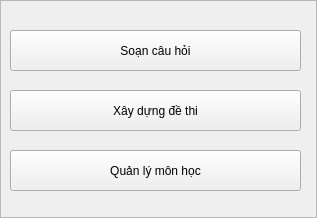
<?xml version="1.0" encoding="UTF-8"?>
<ui version="4.0">
 <class>Frame</class>
 <widget class="QFrame" name="Frame">
  <property name="geometry">
   <rect>
    <x>0</x>
    <y>0</y>
    <width>317</width>
    <height>218</height>
   </rect>
  </property>
  <property name="windowTitle">
   <string>Frame</string>
  </property>
  <property name="frameShape">
   <enum>QFrame::StyledPanel</enum>
  </property>
  <property name="frameShadow">
   <enum>QFrame::Raised</enum>
  </property>
  <widget class="QPushButton" name="soan_cau_hoi_button">
   <property name="geometry">
    <rect>
     <x>10</x>
     <y>30</y>
     <width>291</width>
     <height>41</height>
    </rect>
   </property>
   <property name="text">
    <string>Soạn câu hỏi</string>
   </property>
  </widget>
  <widget class="QPushButton" name="xay_dung_de_thi_button">
   <property name="geometry">
    <rect>
     <x>10</x>
     <y>90</y>
     <width>291</width>
     <height>41</height>
    </rect>
   </property>
   <property name="text">
    <string>Xây dựng đề thi</string>
   </property>
  </widget>
  <widget class="QPushButton" name="quan_li_mon_hoc_button">
   <property name="geometry">
    <rect>
     <x>10</x>
     <y>150</y>
     <width>291</width>
     <height>41</height>
    </rect>
   </property>
   <property name="text">
    <string>Quản lý môn học</string>
   </property>
  </widget>
 </widget>
 <resources/>
 <connections/>
</ui>
